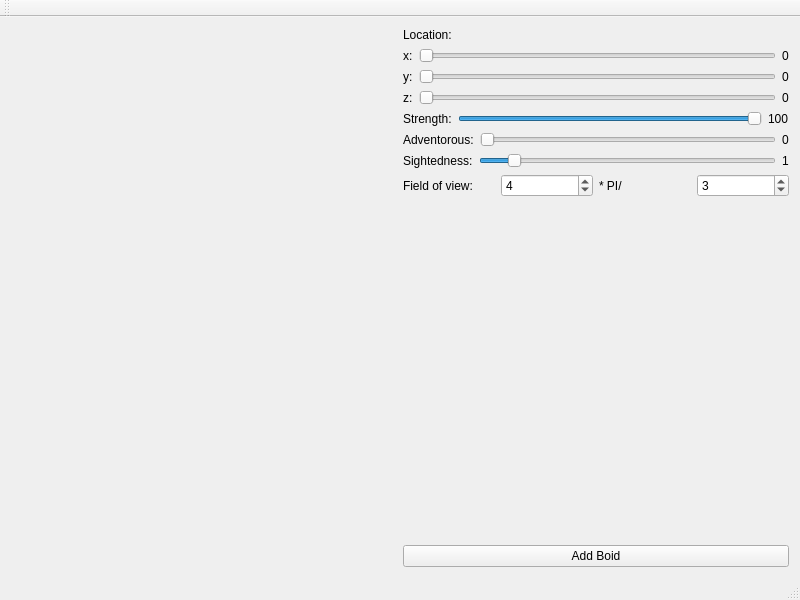
<?xml version="1.0" encoding="UTF-8"?>
<ui version="4.0">
 <class>MainWindow</class>
 <widget class="QMainWindow" name="MainWindow">
  <property name="geometry">
   <rect>
    <x>0</x>
    <y>0</y>
    <width>800</width>
    <height>600</height>
   </rect>
  </property>
  <property name="windowTitle">
   <string>MainWindow</string>
  </property>
  <widget class="QWidget" name="centralWidget">
   <layout class="QHBoxLayout" name="horizontalLayout_8">
    <item>
     <widget class="Flock" name="glwidget" native="true">
      <property name="sizePolicy">
       <sizepolicy hsizetype="Expanding" vsizetype="Preferred">
        <horstretch>0</horstretch>
        <verstretch>0</verstretch>
       </sizepolicy>
      </property>
     </widget>
    </item>
    <item>
     <layout class="QVBoxLayout" name="verticalLayout_2">
      <item>
       <layout class="QVBoxLayout" name="verticalLayout">
        <item>
         <widget class="QLabel" name="Location">
          <property name="text">
           <string>Location:</string>
          </property>
         </widget>
        </item>
        <item>
         <layout class="QHBoxLayout" name="horizontalLayout">
          <item>
           <widget class="QLabel" name="x">
            <property name="text">
             <string>x:</string>
            </property>
           </widget>
          </item>
          <item>
           <widget class="QSlider" name="xloc">
            <property name="orientation">
             <enum>Qt::Horizontal</enum>
            </property>
           </widget>
          </item>
          <item>
           <widget class="QLabel" name="xlabel">
            <property name="text">
             <string>0</string>
            </property>
           </widget>
          </item>
         </layout>
        </item>
        <item>
         <layout class="QHBoxLayout" name="horizontalLayout_2">
          <item>
           <widget class="QLabel" name="y">
            <property name="text">
             <string>y:</string>
            </property>
           </widget>
          </item>
          <item>
           <widget class="QSlider" name="yloc">
            <property name="orientation">
             <enum>Qt::Horizontal</enum>
            </property>
           </widget>
          </item>
          <item>
           <widget class="QLabel" name="ylabel">
            <property name="text">
             <string>0</string>
            </property>
           </widget>
          </item>
         </layout>
        </item>
        <item>
         <layout class="QHBoxLayout" name="horizontalLayout_3">
          <item>
           <widget class="QLabel" name="z">
            <property name="text">
             <string>z:</string>
            </property>
           </widget>
          </item>
          <item>
           <widget class="QSlider" name="zloc">
            <property name="orientation">
             <enum>Qt::Horizontal</enum>
            </property>
           </widget>
          </item>
          <item>
           <widget class="QLabel" name="zlabel">
            <property name="text">
             <string>0</string>
            </property>
           </widget>
          </item>
         </layout>
        </item>
        <item>
         <layout class="QHBoxLayout" name="horizontalLayout_4">
          <item>
           <widget class="QLabel" name="Strength">
            <property name="text">
             <string>Strength:</string>
            </property>
           </widget>
          </item>
          <item>
           <widget class="QSlider" name="strength">
            <property name="maximum">
             <number>100</number>
            </property>
            <property name="value">
             <number>100</number>
            </property>
            <property name="orientation">
             <enum>Qt::Horizontal</enum>
            </property>
           </widget>
          </item>
          <item>
           <widget class="QLabel" name="strengthlabel">
            <property name="text">
             <string>100</string>
            </property>
           </widget>
          </item>
         </layout>
        </item>
        <item>
         <layout class="QHBoxLayout" name="horizontalLayout_5">
          <item>
           <widget class="QLabel" name="Adventorous">
            <property name="text">
             <string>Adventorous:</string>
            </property>
           </widget>
          </item>
          <item>
           <widget class="QSlider" name="adventorous">
            <property name="orientation">
             <enum>Qt::Horizontal</enum>
            </property>
           </widget>
          </item>
          <item>
           <widget class="QLabel" name="advlabel">
            <property name="text">
             <string>0</string>
            </property>
           </widget>
          </item>
         </layout>
        </item>
        <item>
         <layout class="QHBoxLayout" name="horizontalLayout_6">
          <item>
           <widget class="QLabel" name="Signtedness">
            <property name="text">
             <string>Sightedness:</string>
            </property>
           </widget>
          </item>
          <item>
           <widget class="QSlider" name="sightedness">
            <property name="maximum">
             <number>10</number>
            </property>
            <property name="value">
             <number>1</number>
            </property>
            <property name="orientation">
             <enum>Qt::Horizontal</enum>
            </property>
           </widget>
          </item>
          <item>
           <widget class="QLabel" name="sightlabel">
            <property name="text">
             <string>1</string>
            </property>
           </widget>
          </item>
         </layout>
        </item>
        <item>
         <layout class="QHBoxLayout" name="horizontalLayout_7">
          <item>
           <widget class="QLabel" name="Fov">
            <property name="text">
             <string>Field of view:</string>
            </property>
           </widget>
          </item>
          <item>
           <widget class="QSpinBox" name="fova">
            <property name="value">
             <number>4</number>
            </property>
           </widget>
          </item>
          <item>
           <widget class="QLabel" name="fovlabel">
            <property name="text">
             <string>* PI/</string>
            </property>
           </widget>
          </item>
          <item>
           <widget class="QSpinBox" name="fovb">
            <property name="value">
             <number>3</number>
            </property>
           </widget>
          </item>
         </layout>
        </item>
       </layout>
      </item>
      <item>
       <spacer name="verticalSpacer">
        <property name="orientation">
         <enum>Qt::Vertical</enum>
        </property>
        <property name="sizeHint" stdset="0">
         <size>
          <width>20</width>
          <height>40</height>
         </size>
        </property>
       </spacer>
      </item>
      <item>
       <widget class="QPushButton" name="AddBoid">
        <property name="text">
         <string>Add Boid</string>
        </property>
       </widget>
      </item>
     </layout>
    </item>
   </layout>
  </widget>
  <widget class="QMenuBar" name="menuBar">
   <property name="geometry">
    <rect>
     <x>0</x>
     <y>0</y>
     <width>800</width>
     <height>26</height>
    </rect>
   </property>
  </widget>
  <widget class="QToolBar" name="mainToolBar">
   <attribute name="toolBarArea">
    <enum>TopToolBarArea</enum>
   </attribute>
   <attribute name="toolBarBreak">
    <bool>false</bool>
   </attribute>
  </widget>
  <widget class="QStatusBar" name="statusBar"/>
 </widget>
 <layoutdefault spacing="6" margin="11"/>
 <customwidgets>
  <customwidget>
   <class>Flock</class>
   <extends>QWidget</extends>
   <header location="global">flock.h</header>
   <container>1</container>
  </customwidget>
 </customwidgets>
 <resources/>
 <connections>
  <connection>
   <sender>xloc</sender>
   <signal>valueChanged(int)</signal>
   <receiver>xlabel</receiver>
   <slot>setNum(int)</slot>
   <hints>
    <hint type="sourcelabel">
     <x>654</x>
     <y>80</y>
    </hint>
    <hint type="destinationlabel">
     <x>781</x>
     <y>89</y>
    </hint>
   </hints>
  </connection>
  <connection>
   <sender>yloc</sender>
   <signal>valueChanged(int)</signal>
   <receiver>ylabel</receiver>
   <slot>setNum(int)</slot>
   <hints>
    <hint type="sourcelabel">
     <x>675</x>
     <y>117</y>
    </hint>
    <hint type="destinationlabel">
     <x>780</x>
     <y>119</y>
    </hint>
   </hints>
  </connection>
  <connection>
   <sender>zloc</sender>
   <signal>valueChanged(int)</signal>
   <receiver>zlabel</receiver>
   <slot>setNum(int)</slot>
   <hints>
    <hint type="sourcelabel">
     <x>632</x>
     <y>146</y>
    </hint>
    <hint type="destinationlabel">
     <x>783</x>
     <y>144</y>
    </hint>
   </hints>
  </connection>
  <connection>
   <sender>strength</sender>
   <signal>valueChanged(int)</signal>
   <receiver>strengthlabel</receiver>
   <slot>setNum(int)</slot>
   <hints>
    <hint type="sourcelabel">
     <x>609</x>
     <y>173</y>
    </hint>
    <hint type="destinationlabel">
     <x>774</x>
     <y>179</y>
    </hint>
   </hints>
  </connection>
 </connections>
</ui>
